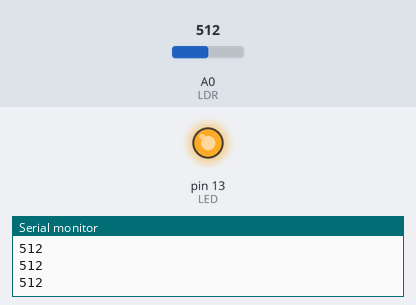
Simulated run of this sketch. Board: Arduino Uno, built with avr-gcc and run on an emulated ATmega328P. Parts: output pins drawn as LEDs (lit = HIGH), the last lines printed to the serial monitor. Inputs (shaded band) come from the test bench; at power-on: A0 (LDR) = 512.

Above: at 1.2 s.
1.3 s: A0 (LDR) set to 111
2.8 s: A0 (LDR) set to 94
At 3.5 s:
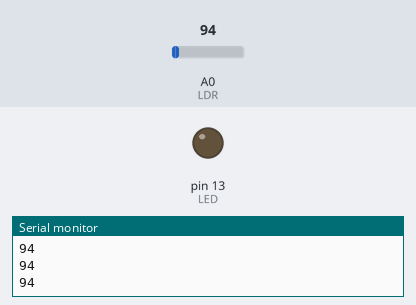
4.3 s: A0 (LDR) set to 110
At 4.6 s:
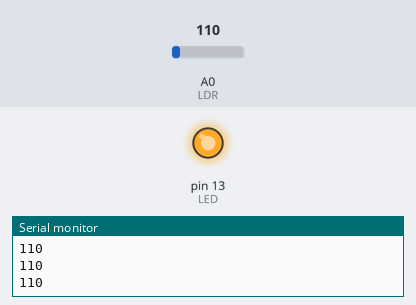
5.8 s: A0 (LDR) set to 90
At 7.0 s:
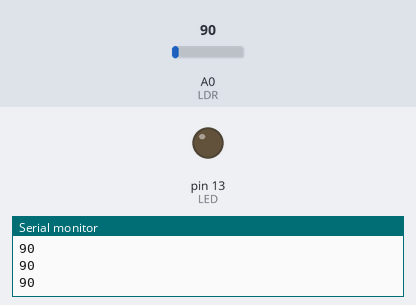
Timing chart, 0 to 8.3 s (numbered marks = the images above; inputs shaded):
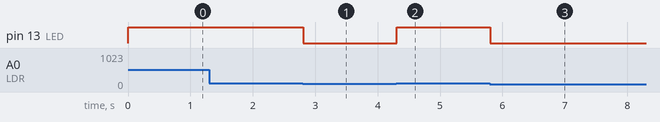

The sketch:

Aula_1_-_Ligando_led.ino
```cpp
/*****************************
 *   Edusesc Taguatinga      *
 *   Nome: Yan Silva         *
 *   Itinerário de robótica  *
 *   *************************
 */

  // Declaração de Variáveis e Constantes
const int LED = 13;
int LDR = A0;


// Configurações
void setup() {
  pinMode(LED, OUTPUT);
  pinMode(LDR, INPUT);
  Serial.begin(9600);
}
//Repetições
void loop() {
  int luz = analogRead(LDR);
  Serial.println(luz);

  if (luz > 100) {
    digitalWrite(LED, HIGH);
  }
  else {
    digitalWrite(LED, LOW);
  }
}
```

Measured:
- the behaviour switches between 101 and 100 on A0 (LDR) (found by bisection; images 0 and 1)
- after the input at 2.8 s, pin 13 (LED): HIGH → LOW at once
- after the input at 4.3 s, pin 13 (LED): LOW → HIGH at once
- after the input at 5.8 s, pin 13 (LED): HIGH → LOW at once
